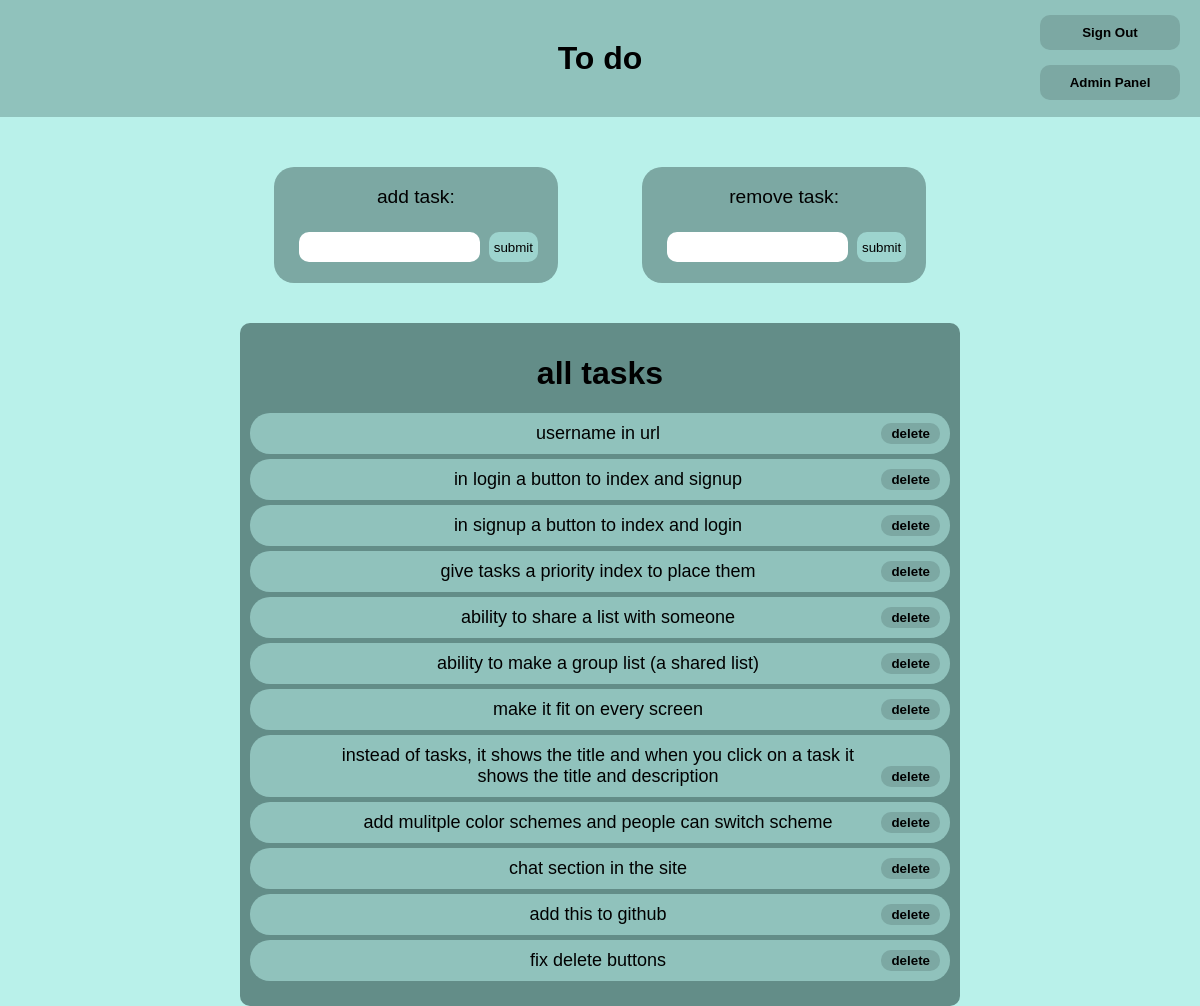
The app's page /todo (signed in) with its own data.
### app/models.py (models this page shows)
class tasks_db(models.Model):
    task = models.CharField(max_length=100)
    user = models.CharField(max_length=100)

### app/views.py (the view)
# urls.py: path('todo', views.todo, name='todo'),
def todo(request):
    if request.user.username == '':
        return redirect('login')
    else:
        username = request.user.username
        if username == 'admin':
            user_is_admin = True
        else:
            user_is_admin = False
        all_tasks = tasks_db.objects.filter(user=username).values()
        context = {'all_tasks':all_tasks, 'user_is_admin':user_is_admin}
        return render(request, 'todo.html', context)

### templates/todo.html (shortened to what this page needs)
{% load static %}
<link rel="stylesheet" href="{% static 'todo.css' %}">
<div class="navbar">
    <h1 class="title">To do</h1>
    <form action="signout">
        <button class="signoutbutton">Sign Out</button>
    </form>
    {% if user_is_admin == True %}
    <form action="admin">
        <button class="toadminbutton">Admin Panel</button>
    </form>
    {% endif %}
</div>
<div class="parentaddremovediv">
    <div class="adddiv">
        <form action="add_task" method="get">
            <p class="addtext">add task:</p>
            <input type="text" name="task_info" class="inputfield">
            <input type="submit" value="submit" class="submitbutton">
        </form>
    </div>
    <div class="removediv">
        <form action="remove_task" method="get">
            <p class="removetext">remove task:</p>
            <input type="text" name="task_info" class="inputfield">
            <input type="submit" value="submit" class="submitbutton">
        </form>
    </div>
</div>
<div class="tasksdiv">
    <h1 class="taskstitle">all tasks</h1>
    {% for task in all_tasks %}
    <div class="taskdiv">
        <p class="tasks">{{task.task}}</p>
        <form class="deleteform" action="remove_task">
            <button type="submit" class="deletebutton">delete</button>
        </form><br>
    </div>
    {% endfor %}
</div>

### static/todo.css (style rules this page uses)
.navbar { background-color: rgb(144, 194, 188); height: auto; margin-bottom: 30px; text-align: center; line-height: auto; }
h1, p { font-family: Arial, Helvetica, sans-serif; }
.addtext, .removetext { font-size: larger; }
.title, .signoutbutton { display: inline-block; vertical-align:middle; }
.toadminbutton { position: absolute; right: 20px; top: 65px; background-color: rgb(124, 168, 163); border:0px; border-radius: 10px; padding:10px; padding-left: 20px; padding-right: 20px; width:140px; font-weight: 800; }
.signoutbutton { position: absolute; right: 20px; top: 15px; background-color: rgb(124, 168, 163); border:0px; border-radius: 10px; padding:10px; padding-left: 20px; padding-right: 20px; width:140px; font-weight: 800; }
.title { margin-top:40px; margin-bottom: 40px; }
.adddiv, .removediv { display: inline-block; margin-left: 40px; margin-right: 40px; padding-left: 20px; padding-right: 20px; background-color: rgb(124, 168, 163); border-radius: 20px; margin-top: 20px; margin-bottom: 20px; }
.parentaddremovediv { text-align: center; }
.submitbutton { background-color: rgb(157, 212, 206); border:0px; padding:5px; border-radius: 10px; height: 30px; }
.tasksdiv { text-align: center; margin-left: 20%; margin-right: 20%; background-color: rgb(99, 141, 136); border-radius: 10px; height: auto; padding-bottom: 20px; padding-top: 10px; margin-top: 20px; }
.inputfield { background-color: rgb(255, 255, 255); border:0px; border-radius: 10px; height: 30px; margin: 5px; }
.tasks { font-size: large; font-weight:400; display: inline-block; margin: 0px; margin-left: 10px; margin-right: 10px; margin-bottom: 10px; margin-top: 10px; width: 80%; }
.deletebutton { display: inline-block; position: fixed; right: calc(20% + 20px); background-color: rgb(124, 168, 163); border: none; padding: 3px; border-radius: 10px; padding-right: 10px; padding-left: 10px; font-weight:bolder; }
.deleteform { display: inline-block; }
.taskdiv { background-color: rgb(144, 194, 188); margin-bottom: 5px; margin-top: 5px; margin-left: 10px; margin-right: 10px; border-radius: 20px; }

### records on screen
tasks_db: task "username in url"
tasks_db: task "in login a button to index and signup"
tasks_db: task "in signup a button to index and login"
tasks_db: task "give tasks a priority index to place them"
tasks_db: task "ability to share a list with someone"
tasks_db: task "ability to make a group list (a shared list)"
tasks_db: task "make it fit on every screen"
tasks_db: task "instead of tasks, it shows the title and when you click on a task it shows the title and description"
tasks_db: task "add mulitple color schemes and people can switch scheme"
tasks_db: task "chat section in the site"
tasks_db: task "add this to github"
tasks_db: task "fix delete buttons"
